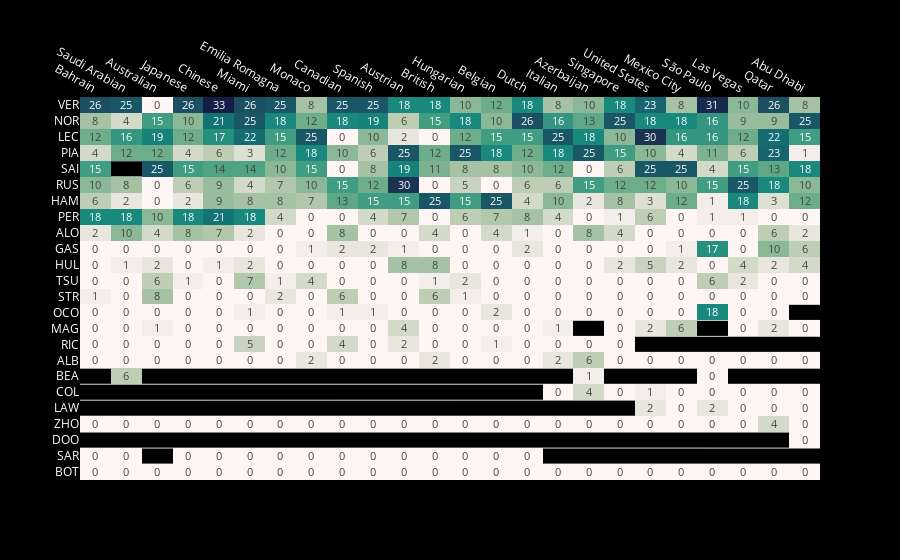

The notebook cell this image was saved under:
### Markdown cell above
### Driver's championship

### Code cell
plot_standings_chart(df_drivers)

### Figure 1 — Plotly figure (JSON) as saved in the notebook; plotly's stock layout.template omitted (floating-point values rounded to 4 significant figures; data arrays with more than 128 entries replaced by an {"elided": "..."} marker saying what was removed)
{"data": [{"coloraxis": "coloraxis", "hovertemplate": "Race: %{x}<br>driverCode: %{y}<br>Points: %{z}<extra></extra>", "name": "0", "texttemplate": "%{z}", "type": "heatmap", "x": ["Bahrain", "Saudi Arabian", "Australian", "Japanese", "Chinese", "Miami", "Emilia Romagna", "Monaco", "Canadian", "Spanish", "Austrian", "British", "Hungarian", "Belgian", "Dutch", "Italian", "Azerbaijan", "Singapore", "United States", "Mexico City", "São Paulo", "Las Vegas", "Qatar", "Abu Dhabi"], "xaxis": "x", "y": ["VER", "NOR", "LEC", "PIA", "SAI", "RUS", "HAM", "PER", "ALO", "GAS", "HUL", "TSU", "STR", "OCO", "MAG", "RIC", "ALB", "BEA", "COL", "LAW", "ZHO", "DOO", "SAR", "BOT"], "yaxis": "y", "z": {"elided": "24x24 int values"}}], "layout": {"coloraxis": {"colorbar": {"title": {"text": "Points"}}, "colorscale": [[0, "rgb(254, 245, 244)"], [0.09091, "rgb(222, 224, 210)"], [0.1818, "rgb(189, 206, 181)"], [0.2727, "rgb(153, 189, 156)"], [0.3636, "rgb(110, 173, 138)"], [0.4545, "rgb(65, 157, 129)"], [0.5455, "rgb(25, 137, 125)"], [0.6364, "rgb(18, 116, 117)"], [0.7273, "rgb(25, 94, 106)"], [0.8182, "rgb(28, 72, 93)"], [0.9091, "rgb(25, 51, 80)"], [1, "rgb(20, 29, 67)"]], "showscale": false}, "font": {"color": "white"}, "margin": {"t": 60}, "paper_bgcolor": "black", "plot_bgcolor": "black", "xaxis": {"anchor": "y", "domain": [0, 1], "showgrid": false, "showline": false, "side": "top", "title": {"text": ""}}, "yaxis": {"anchor": "x", "autorange": "reversed", "domain": [0, 1], "gridcolor": "LightGrey", "gridwidth": 1, "showgrid": true, "showline": false, "tickmode": "linear", "tickson": "boundaries", "title": {"text": ""}}}}
